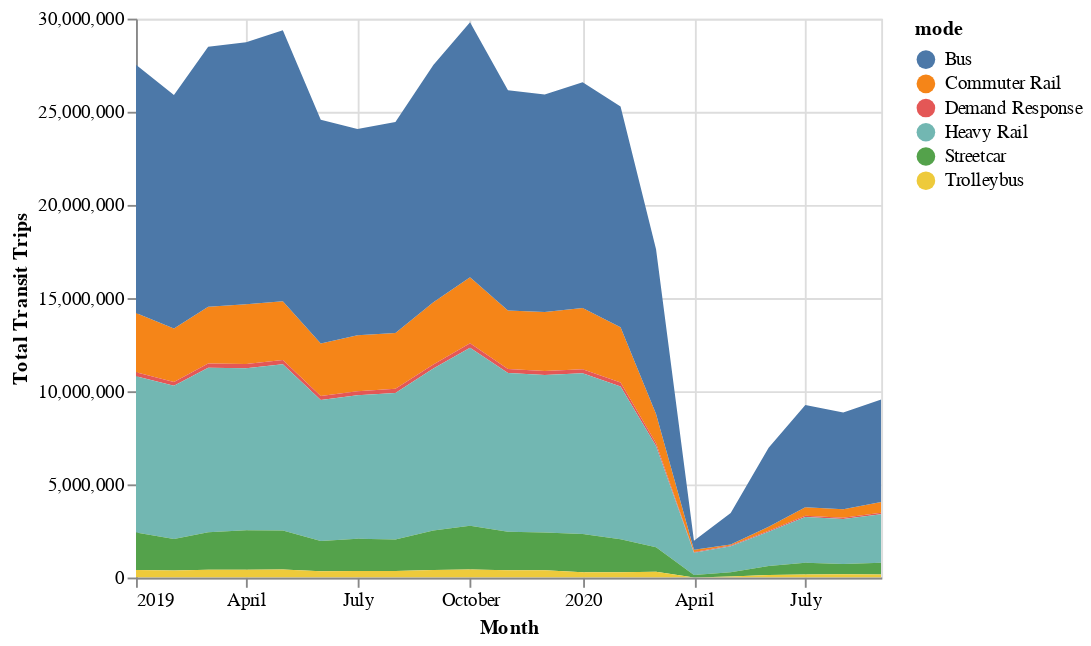

Write notebook code for a chart like this one.
### Code cell
#Generate interactive altair ridership chart by mode and month

search = "Philadelphia, PA-NJ-DE-MD"

ridership_s = ridership[ridership["metro_area"] == search]
alt.Chart(ridership_s).mark_area().encode(
    x=alt.X('month:T', axis=alt.Axis(title='Month')),
    y=alt.Y('trips:Q', axis=alt.Axis(title='Total Transit Trips')),
    color="mode:N",
    tooltip=['month','mode', 'trips']
).interactive()

### Figure 1 — Vega-Lite specification as saved in the notebook (floating-point values rounded to 4 significant figures)
{"config": {"view": {"continuousWidth": 400, "continuousHeight": 300}}, "data": {"name": "data-c8336187c2bea38f19ecc0e9826b0664"}, "mark": "area", "encoding": {"color": {"type": "nominal", "field": "mode"}, "tooltip": [{"type": "temporal", "field": "month"}, {"type": "nominal", "field": "mode"}, {"type": "quantitative", "field": "trips"}], "x": {"type": "temporal", "axis": {"title": "Month"}, "field": "month"}, "y": {"type": "quantitative", "axis": {"title": "Total Transit Trips"}, "field": "trips"}}, "selection": {"selector007": {"type": "interval", "bind": "scales", "encodings": ["x", "y"]}}, "$schema": "https://vega.github.io/schema/vega-lite/v4.8.1.json", "datasets": {"data-c8336187c2bea38f19ecc0e9826b0664": [{"metro_area": "Philadelphia, PA-NJ-DE-MD", "GEOID10": 69076, "mode": "Commuter Rail", "month": "2019-01-01T00:00:00+00:00", "trips": 3182664, "classification": "Rail", "ctr_lat": 39.97, "ctr_lon": -75.3}, {"metro_area": "Philadelphia, PA-NJ-DE-MD", "GEOID10": 69076, "mode": "Commuter Rail", "month": "2019-02-01T00:00:00+00:00", "trips": 2872038, "classification": "Rail", "ctr_lat": 39.97, "ctr_lon": -75.3}, {"metro_area": "Philadelphia, PA-NJ-DE-MD", "GEOID10": 69076, "mode": "Commuter Rail", "month": "2019-03-01T00:00:00+00:00", "trips": 3046522, "classification": "Rail", "ctr_lat": 39.97, "ctr_lon": -75.3}, {"metro_area": "Philadelphia, PA-NJ-DE-MD", "GEOID10": 69076, "mode": "Commuter Rail", "month": "2019-04-01T00:00:00+00:00", "trips": 3206955, "classification": "Rail", "ctr_lat": 39.97, "ctr_lon": -75.3}, {"metro_area": "Philadelphia, PA-NJ-DE-MD", "GEOID10": 69076, "mode": "Commuter Rail", "month": "2019-05-01T00:00:00+00:00", "trips": 3156163, "classification": "Rail", "ctr_lat": 39.97, "ctr_lon": -75.3}, {"metro_area": "Philadelphia, PA-NJ-DE-MD", "GEOID10": 69076, "mode": "Commuter Rail", "month": "2019-06-01T00:00:00+00:00", "trips": 2817237, "classification": "Rail", "ctr_lat": 39.97, "ctr_lon": -75.3}, {"metro_area": "Philadelphia, PA-NJ-DE-MD", "GEOID10": 69076, "mode": "Commuter Rail", "month": "2019-07-01T00:00:00+00:00", "trips": 2999482, "classification": "Rail", "ctr_lat": 39.97, "ctr_lon": -75.3}, {"metro_area": "Philadelphia, PA-NJ-DE-MD", "GEOID10": 69076, "mode": "Commuter Rail", "month": "2019-08-01T00:00:00+00:00", "trips": 2987677, "classification": "Rail", "ctr_lat": 39.97, "ctr_lon": -75.3}, {"metro_area": "Philadelphia, PA-NJ-DE-MD", "GEOID10": 69076, "mode": "Commuter Rail", "month": "2019-09-01T00:00:00+00:00", "trips": 3341380, "classification": "Rail", "ctr_lat": 39.97, "ctr_lon": -75.3}, {"metro_area": "Philadelphia, PA-NJ-DE-MD", "GEOID10": 69076, "mode": "Commuter Rail", "month": "2019-10-01T00:00:00+00:00", "trips": 3539065, "classification": "Rail", "ctr_lat": 39.97, "ctr_lon": -75.3}, {"metro_area": "Philadelphia, PA-NJ-DE-MD", "GEOID10": 69076, "mode": "Commuter Rail", "month": "2019-11-01T00:00:00+00:00", "trips": 3129861, "classification": "Rail", "ctr_lat": 39.97, "ctr_lon": -75.3}, {"metro_area": "Philadelphia, PA-NJ-DE-MD", "GEOID10": 69076, "mode": "Commuter Rail", "month": "2019-12-01T00:00:00+00:00", "trips": 3169842, "classification": "Rail", "ctr_lat": 39.97, "ctr_lon": -75.3}, {"metro_area": "Philadelphia, PA-NJ-DE-MD", "GEOID10": 69076, "mode": "Commuter Rail", "month": "2020-01-01T00:00:00+00:00", "trips": 3290249, "classification": "Rail", "ctr_lat": 39.97, "ctr_lon": -75.3}, {"metro_area": "Philadelphia, PA-NJ-DE-MD", "GEOID10": 69076, "mode": "Commuter Rail", "month": "2020-02-01T00:00:00+00:00", "trips": 2969964, "classification": "Rail", "ctr_lat": 39.97, "ctr_lon": -75.3}, {"metro_area": "Philadelphia, PA-NJ-DE-MD", "GEOID10": 69076, "mode": "Commuter Rail", "month": "2020-03-01T00:00:00+00:00", "trips": 1569636, "classification": "Rail", "ctr_lat": 39.97, "ctr_lon": -75.3}, {"metro_area": "Philadelphia, PA-NJ-DE-MD", "GEOID10": 69076, "mode": "Commuter Rail", "month": "2020-04-01T00:00:00+00:00", "trips": 126092, "classification": "Rail", "ctr_lat": 39.97, "ctr_lon": -75.3}, {"metro_area": "Philadelphia, PA-NJ-DE-MD", "GEOID10": 69076, "mode": "Commuter Rail", "month": "2020-05-01T00:00:00+00:00", "trips": 47475, "classification": "Rail", "ctr_lat": 39.97, "ctr_lon": -75.3}, {"metro_area": "Philadelphia, PA-NJ-DE-MD", "GEOID10": 69076, "mode": "Commuter Rail", "month": "2020-06-01T00:00:00+00:00", "trips": 219335, "classification": "Rail", "ctr_lat": 39.97, "ctr_lon": -75.3}, {"metro_area": "Philadelphia, PA-NJ-DE-MD", "GEOID10": 69076, "mode": "Commuter Rail", "month": "2020-07-01T00:00:00+00:00", "trips": 457010, "classification": "Rail", "ctr_lat": 39.97, "ctr_lon": -75.3}, {"metro_area": "Philadelphia, PA-NJ-DE-MD", "GEOID10": 69076, "mode": "Commuter Rail", "month": "2020-08-01T00:00:00+00:00", "trips": 456178, "classification": "Rail", "ctr_lat": 39.97, "ctr_lon": -75.3}, {"metro_area": "Philadelphia, PA-NJ-DE-MD", "GEOID10": 69076, "mode": "Commuter Rail", "month": "2020-09-01T00:00:00+00:00", "trips": 574203, "classification": "Rail", "ctr_lat": 39.97, "ctr_lon": -75.3}, {"metro_area": "Philadelphia, PA-NJ-DE-MD", "GEOID10": 69076, "mode": "Demand Response", "month": "2019-01-01T00:00:00+00:00", "trips": 211913, "classification": "Non-Rail", "ctr_lat": 39.97, "ctr_lon": -75.3}, {"metro_area": "Philadelphia, PA-NJ-DE-MD", "GEOID10": 69076, "mode": "Demand Response", "month": "2019-02-01T00:00:00+00:00", "trips": 197717, "classification": "Non-Rail", "ctr_lat": 39.97, "ctr_lon": -75.3}, {"metro_area": "Philadelphia, PA-NJ-DE-MD", "GEOID10": 69076, "mode": "Demand Response", "month": "2019-03-01T00:00:00+00:00", "trips": 231177, "classification": "Non-Rail", "ctr_lat": 39.97, "ctr_lon": -75.3}, {"metro_area": "Philadelphia, PA-NJ-DE-MD", "GEOID10": 69076, "mode": "Demand Response", "month": "2019-04-01T00:00:00+00:00", "trips": 226571, "classification": "Non-Rail", "ctr_lat": 39.97, "ctr_lon": -75.3}, {"metro_area": "Philadelphia, PA-NJ-DE-MD", "GEOID10": 69076, "mode": "Demand Response", "month": "2019-05-01T00:00:00+00:00", "trips": 230236, "classification": "Non-Rail", "ctr_lat": 39.97, "ctr_lon": -75.3}, {"metro_area": "Philadelphia, PA-NJ-DE-MD", "GEOID10": 69076, "mode": "Demand Response", "month": "2019-06-01T00:00:00+00:00", "trips": 216114, "classification": "Non-Rail", "ctr_lat": 39.97, "ctr_lon": -75.3}, {"metro_area": "Philadelphia, PA-NJ-DE-MD", "GEOID10": 69076, "mode": "Demand Response", "month": "2019-07-01T00:00:00+00:00", "trips": 216789, "classification": "Non-Rail", "ctr_lat": 39.97, "ctr_lon": -75.3}, {"metro_area": "Philadelphia, PA-NJ-DE-MD", "GEOID10": 69076, "mode": "Demand Response", "month": "2019-08-01T00:00:00+00:00", "trips": 223807, "classification": "Non-Rail", "ctr_lat": 39.97, "ctr_lon": -75.3}, {"metro_area": "Philadelphia, PA-NJ-DE-MD", "GEOID10": 69076, "mode": "Demand Response", "month": "2019-09-01T00:00:00+00:00", "trips": 224389, "classification": "Non-Rail", "ctr_lat": 39.97, "ctr_lon": -75.3}, {"metro_area": "Philadelphia, PA-NJ-DE-MD", "GEOID10": 69076, "mode": "Demand Response", "month": "2019-10-01T00:00:00+00:00", "trips": 240420, "classification": "Non-Rail", "ctr_lat": 39.97, "ctr_lon": -75.3}, {"metro_area": "Philadelphia, PA-NJ-DE-MD", "GEOID10": 69076, "mode": "Demand Response", "month": "2019-11-01T00:00:00+00:00", "trips": 213329, "classification": "Non-Rail", "ctr_lat": 39.97, "ctr_lon": -75.3}, {"metro_area": "Philadelphia, PA-NJ-DE-MD", "GEOID10": 69076, "mode": "Demand Response", "month": "2019-12-01T00:00:00+00:00", "trips": 210349, "classification": "Non-Rail", "ctr_lat": 39.97, "ctr_lon": -75.3}, {"metro_area": "Philadelphia, PA-NJ-DE-MD", "GEOID10": 69076, "mode": "Demand Response", "month": "2020-01-01T00:00:00+00:00", "trips": 217135, "classification": "Non-Rail", "ctr_lat": 39.97, "ctr_lon": -75.3}, {"metro_area": "Philadelphia, PA-NJ-DE-MD", "GEOID10": 69076, "mode": "Demand Response", "month": "2020-02-01T00:00:00+00:00", "trips": 211754, "classification": "Non-Rail", "ctr_lat": 39.97, "ctr_lon": -75.3}, {"metro_area": "Philadelphia, PA-NJ-DE-MD", "GEOID10": 69076, "mode": "Demand Response", "month": "2020-03-01T00:00:00+00:00", "trips": 140335, "classification": "Non-Rail", "ctr_lat": 39.97, "ctr_lon": -75.3}, {"metro_area": "Philadelphia, PA-NJ-DE-MD", "GEOID10": 69076, "mode": "Demand Response", "month": "2020-04-01T00:00:00+00:00", "trips": 36719, "classification": "Non-Rail", "ctr_lat": 39.97, "ctr_lon": -75.3}, {"metro_area": "Philadelphia, PA-NJ-DE-MD", "GEOID10": 69076, "mode": "Demand Response", "month": "2020-05-01T00:00:00+00:00", "trips": 41707, "classification": "Non-Rail", "ctr_lat": 39.97, "ctr_lon": -75.3}, {"metro_area": "Philadelphia, PA-NJ-DE-MD", "GEOID10": 69076, "mode": "Demand Response", "month": "2020-06-01T00:00:00+00:00", "trips": 48980, "classification": "Non-Rail", "ctr_lat": 39.97, "ctr_lon": -75.3}, {"metro_area": "Philadelphia, PA-NJ-DE-MD", "GEOID10": 69076, "mode": "Demand Response", "month": "2020-07-01T00:00:00+00:00", "trips": 65970, "classification": "Non-Rail", "ctr_lat": 39.97, "ctr_lon": -75.3}, {"metro_area": "Philadelphia, PA-NJ-DE-MD", "GEOID10": 69076, "mode": "Demand Response", "month": "2020-08-01T00:00:00+00:00", "trips": 69554, "classification": "Non-Rail", "ctr_lat": 39.97, "ctr_lon": -75.3}, {"metro_area": "Philadelphia, PA-NJ-DE-MD", "GEOID10": 69076, "mode": "Demand Response", "month": "2020-09-01T00:00:00+00:00", "trips": 78125, "classification": "Non-Rail", "ctr_lat": 39.97, "ctr_lon": -75.3}, {"metro_area": "Philadelphia, PA-NJ-DE-MD", "GEOID10": 69076, "mode": "Heavy Rail", "month": "2019-01-01T00:00:00+00:00", "trips": 8400093, "classification": "Rail", "ctr_lat": 39.97, "ctr_lon": -75.3}, {"metro_area": "Philadelphia, PA-NJ-DE-MD", "GEOID10": 69076, "mode": "Heavy Rail", "month": "2019-02-01T00:00:00+00:00", "trips": 8233333, "classification": "Rail", "ctr_lat": 39.97, "ctr_lon": -75.3}, {"metro_area": "Philadelphia, PA-NJ-DE-MD", "GEOID10": 69076, "mode": "Heavy Rail", "month": "2019-03-01T00:00:00+00:00", "trips": 8830233, "classification": "Rail", "ctr_lat": 39.97, "ctr_lon": -75.3}, {"metro_area": "Philadelphia, PA-NJ-DE-MD", "GEOID10": 69076, "mode": "Heavy Rail", "month": "2019-04-01T00:00:00+00:00", "trips": 8690397, "classification": "Rail", "ctr_lat": 39.97, "ctr_lon": -75.3}, {"metro_area": "Philadelphia, PA-NJ-DE-MD", "GEOID10": 69076, "mode": "Heavy Rail", "month": "2019-05-01T00:00:00+00:00", "trips": 8920403, "classification": "Rail", "ctr_lat": 39.97, "ctr_lon": -75.3}, {"metro_area": "Philadelphia, PA-NJ-DE-MD", "GEOID10": 69076, "mode": "Heavy Rail", "month": "2019-06-01T00:00:00+00:00", "trips": 7573263, "classification": "Rail", "ctr_lat": 39.97, "ctr_lon": -75.3}, {"metro_area": "Philadelphia, PA-NJ-DE-MD", "GEOID10": 69076, "mode": "Heavy Rail", "month": "2019-07-01T00:00:00+00:00", "trips": 7704070, "classification": "Rail", "ctr_lat": 39.97, "ctr_lon": -75.3}, {"metro_area": "Philadelphia, PA-NJ-DE-MD", "GEOID10": 69076, "mode": "Heavy Rail", "month": "2019-08-01T00:00:00+00:00", "trips": 7875093, "classification": "Rail", "ctr_lat": 39.97, "ctr_lon": -75.3}, {"metro_area": "Philadelphia, PA-NJ-DE-MD", "GEOID10": 69076, "mode": "Heavy Rail", "month": "2019-09-01T00:00:00+00:00", "trips": 8697851, "classification": "Rail", "ctr_lat": 39.97, "ctr_lon": -75.3}, {"metro_area": "Philadelphia, PA-NJ-DE-MD", "GEOID10": 69076, "mode": "Heavy Rail", "month": "2019-10-01T00:00:00+00:00", "trips": 9551054, "classification": "Rail", "ctr_lat": 39.97, "ctr_lon": -75.3}, {"metro_area": "Philadelphia, PA-NJ-DE-MD", "GEOID10": 69076, "mode": "Heavy Rail", "month": "2019-11-01T00:00:00+00:00", "trips": 8520894, "classification": "Rail", "ctr_lat": 39.97, "ctr_lon": -75.3}, {"metro_area": "Philadelphia, PA-NJ-DE-MD", "GEOID10": 69076, "mode": "Heavy Rail", "month": "2019-12-01T00:00:00+00:00", "trips": 8462528, "classification": "Rail", "ctr_lat": 39.97, "ctr_lon": -75.3}, {"metro_area": "Philadelphia, PA-NJ-DE-MD", "GEOID10": 69076, "mode": "Heavy Rail", "month": "2020-01-01T00:00:00+00:00", "trips": 8619348, "classification": "Rail", "ctr_lat": 39.97, "ctr_lon": -75.3}, {"metro_area": "Philadelphia, PA-NJ-DE-MD", "GEOID10": 69076, "mode": "Heavy Rail", "month": "2020-02-01T00:00:00+00:00", "trips": 8201732, "classification": "Rail", "ctr_lat": 39.97, "ctr_lon": -75.3}, {"metro_area": "Philadelphia, PA-NJ-DE-MD", "GEOID10": 69076, "mode": "Heavy Rail", "month": "2020-03-01T00:00:00+00:00", "trips": 5439853, "classification": "Rail", "ctr_lat": 39.97, "ctr_lon": -75.3}, {"metro_area": "Philadelphia, PA-NJ-DE-MD", "GEOID10": 69076, "mode": "Heavy Rail", "month": "2020-04-01T00:00:00+00:00", "trips": 1196420, "classification": "Rail", "ctr_lat": 39.97, "ctr_lon": -75.3}, {"metro_area": "Philadelphia, PA-NJ-DE-MD", "GEOID10": 69076, "mode": "Heavy Rail", "month": "2020-05-01T00:00:00+00:00", "trips": 1399718, "classification": "Rail", "ctr_lat": 39.97, "ctr_lon": -75.3}, {"metro_area": "Philadelphia, PA-NJ-DE-MD", "GEOID10": 69076, "mode": "Heavy Rail", "month": "2020-06-01T00:00:00+00:00", "trips": 1837816, "classification": "Rail", "ctr_lat": 39.97, "ctr_lon": -75.3}, {"metro_area": "Philadelphia, PA-NJ-DE-MD", "GEOID10": 69076, "mode": "Heavy Rail", "month": "2020-07-01T00:00:00+00:00", "trips": 2458063, "classification": "Rail", "ctr_lat": 39.97, "ctr_lon": -75.3}, {"metro_area": "Philadelphia, PA-NJ-DE-MD", "GEOID10": 69076, "mode": "Heavy Rail", "month": "2020-08-01T00:00:00+00:00", "trips": 2415864, "classification": "Rail", "ctr_lat": 39.97, "ctr_lon": -75.3}, {"metro_area": "Philadelphia, PA-NJ-DE-MD", "GEOID10": 69076, "mode": "Heavy Rail", "month": "2020-09-01T00:00:00+00:00", "trips": 2607906, "classification": "Rail", "ctr_lat": 39.97, "ctr_lon": -75.3}, {"metro_area": "Philadelphia, PA-NJ-DE-MD", "GEOID10": 69076, "mode": "Bus", "month": "2019-01-01T00:00:00+00:00", "trips": 13312829, "classification": "Non-Rail", "ctr_lat": 39.97, "ctr_lon": -75.3}, {"metro_area": "Philadelphia, PA-NJ-DE-MD", "GEOID10": 69076, "mode": "Bus", "month": "2019-02-01T00:00:00+00:00", "trips": 12537031, "classification": "Non-Rail", "ctr_lat": 39.97, "ctr_lon": -75.3}, {"metro_area": "Philadelphia, PA-NJ-DE-MD", "GEOID10": 69076, "mode": "Bus", "month": "2019-03-01T00:00:00+00:00", "trips": 13951407, "classification": "Non-Rail", "ctr_lat": 39.97, "ctr_lon": -75.3}, {"metro_area": "Philadelphia, PA-NJ-DE-MD", "GEOID10": 69076, "mode": "Bus", "month": "2019-04-01T00:00:00+00:00", "trips": 14069938, "classification": "Non-Rail", "ctr_lat": 39.97, "ctr_lon": -75.3}, {"metro_area": "Philadelphia, PA-NJ-DE-MD", "GEOID10": 69076, "mode": "Bus", "month": "2019-05-01T00:00:00+00:00", "trips": 14544647, "classification": "Non-Rail", "ctr_lat": 39.97, "ctr_lon": -75.3}, {"metro_area": "Philadelphia, PA-NJ-DE-MD", "GEOID10": 69076, "mode": "Bus", "month": "2019-06-01T00:00:00+00:00", "trips": 12016862, "classification": "Non-Rail", "ctr_lat": 39.97, "ctr_lon": -75.3}, {"metro_area": "Philadelphia, PA-NJ-DE-MD", "GEOID10": 69076, "mode": "Bus", "month": "2019-07-01T00:00:00+00:00", "trips": 11071053, "classification": "Non-Rail", "ctr_lat": 39.97, "ctr_lon": -75.3}, {"metro_area": "Philadelphia, PA-NJ-DE-MD", "GEOID10": 69076, "mode": "Bus", "month": "2019-08-01T00:00:00+00:00", "trips": 11321988, "classification": "Non-Rail", "ctr_lat": 39.97, "ctr_lon": -75.3}, {"metro_area": "Philadelphia, PA-NJ-DE-MD", "GEOID10": 69076, "mode": "Bus", "month": "2019-09-01T00:00:00+00:00", "trips": 12725298, "classification": "Non-Rail", "ctr_lat": 39.97, "ctr_lon": -75.3}, {"metro_area": "Philadelphia, PA-NJ-DE-MD", "GEOID10": 69076, "mode": "Bus", "month": "2019-10-01T00:00:00+00:00", "trips": 13690569, "classification": "Non-Rail", "ctr_lat": 39.97, "ctr_lon": -75.3}, {"metro_area": "Philadelphia, PA-NJ-DE-MD", "GEOID10": 69076, "mode": "Bus", "month": "2019-11-01T00:00:00+00:00", "trips": 11833100, "classification": "Non-Rail", "ctr_lat": 39.97, "ctr_lon": -75.3}, {"metro_area": "Philadelphia, PA-NJ-DE-MD", "GEOID10": 69076, "mode": "Bus", "month": "2019-12-01T00:00:00+00:00", "trips": 11672903, "classification": "Non-Rail", "ctr_lat": 39.97, "ctr_lon": -75.3}, {"metro_area": "Philadelphia, PA-NJ-DE-MD", "GEOID10": 69076, "mode": "Bus", "month": "2020-01-01T00:00:00+00:00", "trips": 12122931, "classification": "Non-Rail", "ctr_lat": 39.97, "ctr_lon": -75.3}, {"metro_area": "Philadelphia, PA-NJ-DE-MD", "GEOID10": 69076, "mode": "Bus", "month": "2020-02-01T00:00:00+00:00", "trips": 11844403, "classification": "Non-Rail", "ctr_lat": 39.97, "ctr_lon": -75.3}, {"metro_area": "Philadelphia, PA-NJ-DE-MD", "GEOID10": 69076, "mode": "Bus", "month": "2020-03-01T00:00:00+00:00", "trips": 8844316, "classification": "Non-Rail", "ctr_lat": 39.97, "ctr_lon": -75.3}, {"metro_area": "Philadelphia, PA-NJ-DE-MD", "GEOID10": 69076, "mode": "Bus", "month": "2020-04-01T00:00:00+00:00", "trips": 478308, "classification": "Non-Rail", "ctr_lat": 39.97, "ctr_lon": -75.3}, {"metro_area": "Philadelphia, PA-NJ-DE-MD", "GEOID10": 69076, "mode": "Bus", "month": "2020-05-01T00:00:00+00:00", "trips": 1689807, "classification": "Non-Rail", "ctr_lat": 39.97, "ctr_lon": -75.3}, {"metro_area": "Philadelphia, PA-NJ-DE-MD", "GEOID10": 69076, "mode": "Bus", "month": "2020-06-01T00:00:00+00:00", "trips": 4243396, "classification": "Non-Rail", "ctr_lat": 39.97, "ctr_lon": -75.3}, {"metro_area": "Philadelphia, PA-NJ-DE-MD", "GEOID10": 69076, "mode": "Bus", "month": "2020-07-01T00:00:00+00:00", "trips": 5491033, "classification": "Non-Rail", "ctr_lat": 39.97, "ctr_lon": -75.3}, {"metro_area": "Philadelphia, PA-NJ-DE-MD", "GEOID10": 69076, "mode": "Bus", "month": "2020-08-01T00:00:00+00:00", "trips": 5196773, "classification": "Non-Rail", "ctr_lat": 39.97, "ctr_lon": -75.3}, {"metro_area": "Philadelphia, PA-NJ-DE-MD", "GEOID10": 69076, "mode": "Bus", "month": "2020-09-01T00:00:00+00:00", "trips": 5506221, "classification": "Non-Rail", "ctr_lat": 39.97, "ctr_lon": -75.3}, {"metro_area": "Philadelphia, PA-NJ-DE-MD", "GEOID10": 69076, "mode": "Streetcar", "month": "2019-01-01T00:00:00+00:00", "trips": 2004422, "classification": "Rail", "ctr_lat": 39.97, "ctr_lon": -75.3}, {"metro_area": "Philadelphia, PA-NJ-DE-MD", "GEOID10": 69076, "mode": "Streetcar", "month": "2019-02-01T00:00:00+00:00", "trips": 1681916, "classification": "Rail", "ctr_lat": 39.97, "ctr_lon": -75.3}, {"metro_area": "Philadelphia, PA-NJ-DE-MD", "GEOID10": 69076, "mode": "Streetcar", "month": "2019-03-01T00:00:00+00:00", "trips": 2007589, "classification": "Rail", "ctr_lat": 39.97, "ctr_lon": -75.3}, {"metro_area": "Philadelphia, PA-NJ-DE-MD", "GEOID10": 69076, "mode": "Streetcar", "month": "2019-04-01T00:00:00+00:00", "trips": 2129890, "classification": "Rail", "ctr_lat": 39.97, "ctr_lon": -75.3}, {"metro_area": "Philadelphia, PA-NJ-DE-MD", "GEOID10": 69076, "mode": "Streetcar", "month": "2019-05-01T00:00:00+00:00", "trips": 2099834, "classification": "Rail", "ctr_lat": 39.97, "ctr_lon": -75.3}, {"metro_area": "Philadelphia, PA-NJ-DE-MD", "GEOID10": 69076, "mode": "Streetcar", "month": "2019-06-01T00:00:00+00:00", "trips": 1616115, "classification": "Rail", "ctr_lat": 39.97, "ctr_lon": -75.3}, {"metro_area": "Philadelphia, PA-NJ-DE-MD", "GEOID10": 69076, "mode": "Streetcar", "month": "2019-07-01T00:00:00+00:00", "trips": 1733984, "classification": "Rail", "ctr_lat": 39.97, "ctr_lon": -75.3}, {"metro_area": "Philadelphia, PA-NJ-DE-MD", "GEOID10": 69076, "mode": "Streetcar", "month": "2019-08-01T00:00:00+00:00", "trips": 1692216, "classification": "Rail", "ctr_lat": 39.97, "ctr_lon": -75.3}, {"metro_area": "Philadelphia, PA-NJ-DE-MD", "GEOID10": 69076, "mode": "Streetcar", "month": "2019-09-01T00:00:00+00:00", "trips": 2120652, "classification": "Rail", "ctr_lat": 39.97, "ctr_lon": -75.3}, {"metro_area": "Philadelphia, PA-NJ-DE-MD", "GEOID10": 69076, "mode": "Streetcar", "month": "2019-10-01T00:00:00+00:00", "trips": 2346551, "classification": "Rail", "ctr_lat": 39.97, "ctr_lon": -75.3}, {"metro_area": "Philadelphia, PA-NJ-DE-MD", "GEOID10": 69076, "mode": "Streetcar", "month": "2019-11-01T00:00:00+00:00", "trips": 2070968, "classification": "Rail", "ctr_lat": 39.97, "ctr_lon": -75.3}, {"metro_area": "Philadelphia, PA-NJ-DE-MD", "GEOID10": 69076, "mode": "Streetcar", "month": "2019-12-01T00:00:00+00:00", "trips": 2023150, "classification": "Rail", "ctr_lat": 39.97, "ctr_lon": -75.3}, {"metro_area": "Philadelphia, PA-NJ-DE-MD", "GEOID10": 69076, "mode": "Streetcar", "month": "2020-01-01T00:00:00+00:00", "trips": 2053690, "classification": "Rail", "ctr_lat": 39.97, "ctr_lon": -75.3}, {"metro_area": "Philadelphia, PA-NJ-DE-MD", "GEOID10": 69076, "mode": "Streetcar", "month": "2020-02-01T00:00:00+00:00", "trips": 1773693, "classification": "Rail", "ctr_lat": 39.97, "ctr_lon": -75.3}, {"metro_area": "Philadelphia, PA-NJ-DE-MD", "GEOID10": 69076, "mode": "Streetcar", "month": "2020-03-01T00:00:00+00:00", "trips": 1309910, "classification": "Rail", "ctr_lat": 39.97, "ctr_lon": -75.3}, {"metro_area": "Philadelphia, PA-NJ-DE-MD", "GEOID10": 69076, "mode": "Streetcar", "month": "2020-04-01T00:00:00+00:00", "trips": 128366, "classification": "Rail", "ctr_lat": 39.97, "ctr_lon": -75.3}, {"metro_area": "Philadelphia, PA-NJ-DE-MD", "GEOID10": 69076, "mode": "Streetcar", "month": "2020-05-01T00:00:00+00:00", "trips": 229356, "classification": "Rail", "ctr_lat": 39.97, "ctr_lon": -75.3}, {"metro_area": "Philadelphia, PA-NJ-DE-MD", "GEOID10": 69076, "mode": "Streetcar", "month": "2020-06-01T00:00:00+00:00", "trips": 488415, "classification": "Rail", "ctr_lat": 39.97, "ctr_lon": -75.3}, {"metro_area": "Philadelphia, PA-NJ-DE-MD", "GEOID10": 69076, "mode": "Streetcar", "month": "2020-07-01T00:00:00+00:00", "trips": 626002, "classification": "Rail", "ctr_lat": 39.97, "ctr_lon": -75.3}, {"metro_area": "Philadelphia, PA-NJ-DE-MD", "GEOID10": 69076, "mode": "Streetcar", "month": "2020-08-01T00:00:00+00:00", "trips": 547456, "classification": "Rail", "ctr_lat": 39.97, "ctr_lon": -75.3}, {"metro_area": "Philadelphia, PA-NJ-DE-MD", "GEOID10": 69076, "mode": "Streetcar", "month": "2020-09-01T00:00:00+00:00", "trips": 619550, "classification": "Rail", "ctr_lat": 39.97, "ctr_lon": -75.3}, {"metro_area": "Philadelphia, PA-NJ-DE-MD", "GEOID10": 69076, "mode": "Trolleybus", "month": "2019-01-01T00:00:00+00:00", "trips": 406073, "classification": "Non-Rail", "ctr_lat": 39.97, "ctr_lon": -75.3}, {"metro_area": "Philadelphia, PA-NJ-DE-MD", "GEOID10": 69076, "mode": "Trolleybus", "month": "2019-02-01T00:00:00+00:00", "trips": 379574, "classification": "Non-Rail", "ctr_lat": 39.97, "ctr_lon": -75.3}, {"metro_area": "Philadelphia, PA-NJ-DE-MD", "GEOID10": 69076, "mode": "Trolleybus", "month": "2019-03-01T00:00:00+00:00", "trips": 422939, "classification": "Non-Rail", "ctr_lat": 39.97, "ctr_lon": -75.3}, {"metro_area": "Philadelphia, PA-NJ-DE-MD", "GEOID10": 69076, "mode": "Trolleybus", "month": "2019-04-01T00:00:00+00:00", "trips": 412088, "classification": "Non-Rail", "ctr_lat": 39.97, "ctr_lon": -75.3}, {"metro_area": "Philadelphia, PA-NJ-DE-MD", "GEOID10": 69076, "mode": "Trolleybus", "month": "2019-05-01T00:00:00+00:00", "trips": 426005, "classification": "Non-Rail", "ctr_lat": 39.97, "ctr_lon": -75.3}, {"metro_area": "Philadelphia, PA-NJ-DE-MD", "GEOID10": 69076, "mode": "Trolleybus", "month": "2019-06-01T00:00:00+00:00", "trips": 338427, "classification": "Non-Rail", "ctr_lat": 39.97, "ctr_lon": -75.3}, {"metro_area": "Philadelphia, PA-NJ-DE-MD", "GEOID10": 69076, "mode": "Trolleybus", "month": "2019-07-01T00:00:00+00:00", "trips": 347505, "classification": "Non-Rail", "ctr_lat": 39.97, "ctr_lon": -75.3}, {"metro_area": "Philadelphia, PA-NJ-DE-MD", "GEOID10": 69076, "mode": "Trolleybus", "month": "2019-08-01T00:00:00+00:00", "trips": 344092, "classification": "Non-Rail", "ctr_lat": 39.97, "ctr_lon": -75.3}, {"metro_area": "Philadelphia, PA-NJ-DE-MD", "GEOID10": 69076, "mode": "Trolleybus", "month": "2019-09-01T00:00:00+00:00", "trips": 398232, "classification": "Non-Rail", "ctr_lat": 39.97, "ctr_lon": -75.3}, {"metro_area": "Philadelphia, PA-NJ-DE-MD", "GEOID10": 69076, "mode": "Trolleybus", "month": "2019-10-01T00:00:00+00:00", "trips": 434445, "classification": "Non-Rail", "ctr_lat": 39.97, "ctr_lon": -75.3}, {"metro_area": "Philadelphia, PA-NJ-DE-MD", "GEOID10": 69076, "mode": "Trolleybus", "month": "2019-11-01T00:00:00+00:00", "trips": 392020, "classification": "Non-Rail", "ctr_lat": 39.97, "ctr_lon": -75.3}, {"metro_area": "Philadelphia, PA-NJ-DE-MD", "GEOID10": 69076, "mode": "Trolleybus", "month": "2019-12-01T00:00:00+00:00", "trips": 388438, "classification": "Non-Rail", "ctr_lat": 39.97, "ctr_lon": -75.3}, {"metro_area": "Philadelphia, PA-NJ-DE-MD", "GEOID10": 69076, "mode": "Trolleybus", "month": "2020-01-01T00:00:00+00:00", "trips": 285424, "classification": "Non-Rail", "ctr_lat": 39.97, "ctr_lon": -75.3}, {"metro_area": "Philadelphia, PA-NJ-DE-MD", "GEOID10": 69076, "mode": "Trolleybus", "month": "2020-02-01T00:00:00+00:00", "trips": 283613, "classification": "Non-Rail", "ctr_lat": 39.97, "ctr_lon": -75.3}, {"metro_area": "Philadelphia, PA-NJ-DE-MD", "GEOID10": 69076, "mode": "Trolleybus", "month": "2020-03-01T00:00:00+00:00", "trips": 316824, "classification": "Non-Rail", "ctr_lat": 39.97, "ctr_lon": -75.3}, {"metro_area": "Philadelphia, PA-NJ-DE-MD", "GEOID10": 69076, "mode": "Trolleybus", "month": "2020-04-01T00:00:00+00:00", "trips": 8122, "classification": "Non-Rail", "ctr_lat": 39.97, "ctr_lon": -75.3}, {"metro_area": "Philadelphia, PA-NJ-DE-MD", "GEOID10": 69076, "mode": "Trolleybus", "month": "2020-05-01T00:00:00+00:00", "trips": 54039, "classification": "Non-Rail", "ctr_lat": 39.97, "ctr_lon": -75.3}, {"metro_area": "Philadelphia, PA-NJ-DE-MD", "GEOID10": 69076, "mode": "Trolleybus", "month": "2020-06-01T00:00:00+00:00", "trips": 134233, "classification": "Non-Rail", "ctr_lat": 39.97, "ctr_lon": -75.3}, {"metro_area": "Philadelphia, PA-NJ-DE-MD", "GEOID10": 69076, "mode": "Trolleybus", "month": "2020-07-01T00:00:00+00:00", "trips": 168509, "classification": "Non-Rail", "ctr_lat": 39.97, "ctr_lon": -75.3}, {"metro_area": "Philadelphia, PA-NJ-DE-MD", "GEOID10": 69076, "mode": "Trolleybus", "month": "2020-08-01T00:00:00+00:00", "trips": 175323, "classification": "Non-Rail", "ctr_lat": 39.97, "ctr_lon": -75.3}, {"metro_area": "Philadelphia, PA-NJ-DE-MD", "GEOID10": 69076, "mode": "Trolleybus", "month": "2020-09-01T00:00:00+00:00", "trips": 168295, "classification": "Non-Rail", "ctr_lat": 39.97, "ctr_lon": -75.3}]}}
